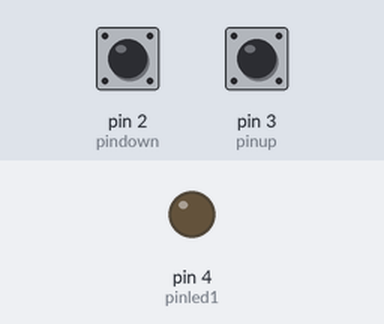
Recording of a sketch running on a simulated Arduino Uno, built with avr-gcc and run on an emulated ATmega328P. Shown: output pins drawn as LEDs (lit = HIGH). The test bench sets the inputs (shaded band); at power-on: pin 3 (pinup) LOW, pin 2 (pindown) LOW.

Above: at 1.2 s.
1.3 s: pin 3 (pinup) pulled HIGH for 0.15 s
At 2.3 s:
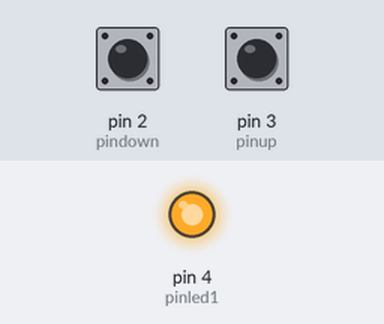
2.9 s: pin 2 (pindown) pulled HIGH for 0.15 s
At 3.5 s:
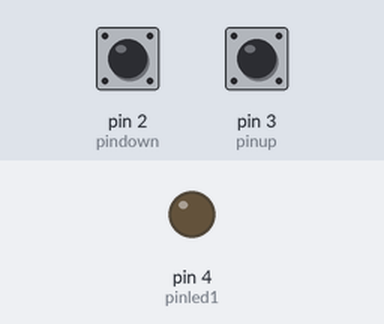
4.5 s: pin 3 (pinup) pulled HIGH for 1 s
At 4.8 s:
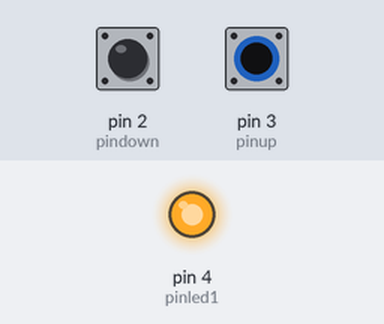
Timing chart, 0 to 7.5 s (numbered marks = the images above; inputs shaded):
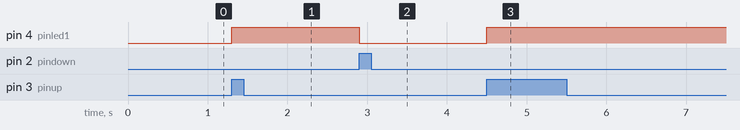

Measured:
- after the input at 1.3 s, pin 4 (pinled1): LOW → HIGH at once
- after the input at 2.9 s, pin 4 (pinled1): HIGH → LOW at once
- after the input at 4.5 s, pin 4 (pinled1): LOW → HIGH at once

The sketch:

acenderled_ativ1.ino
```cpp
const int pinup = 3;
const int pindown = 2;
const int pinled1 = 4;
bool but0 = false;
bool but1 = false;

void setup() {
  pinMode(pinled1, OUTPUT);
  pinMode(pinup, INPUT);
  pinMode(pindown, INPUT);
}

void loop() {
  but0 = digitalRead(pinup);
  but1 = digitalRead(pindown);
  if (but0 == true){
    digitalWrite(pinled1, 1);
  }
  if (but1 == true){
    digitalWrite(pinled1, 0);
      }
}
```
